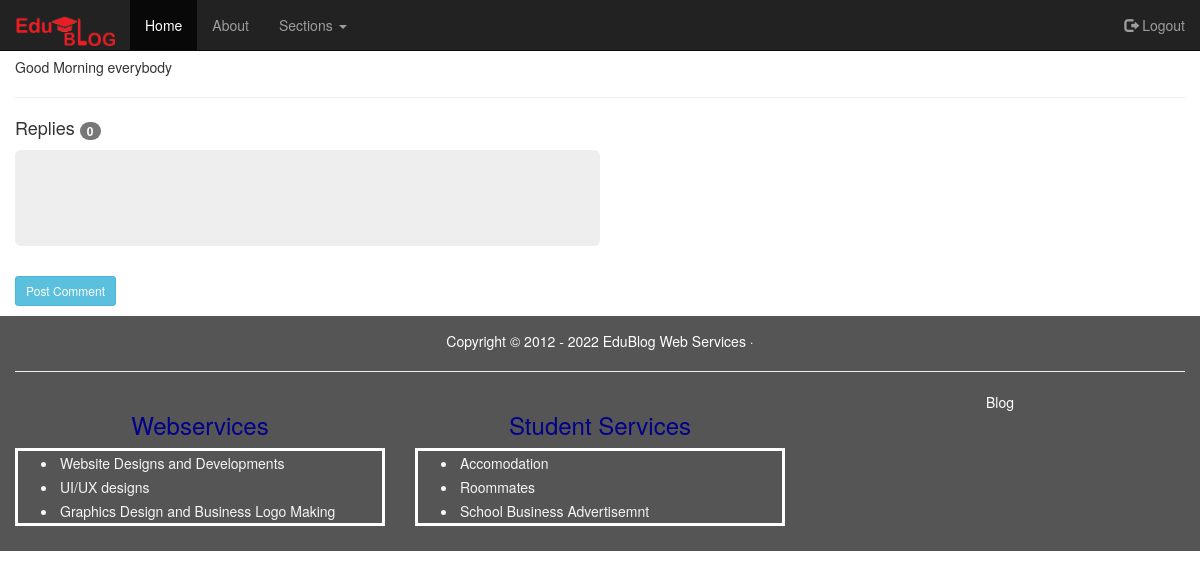
Page /comment_reply/2/ (signed in) on the earlier database version.
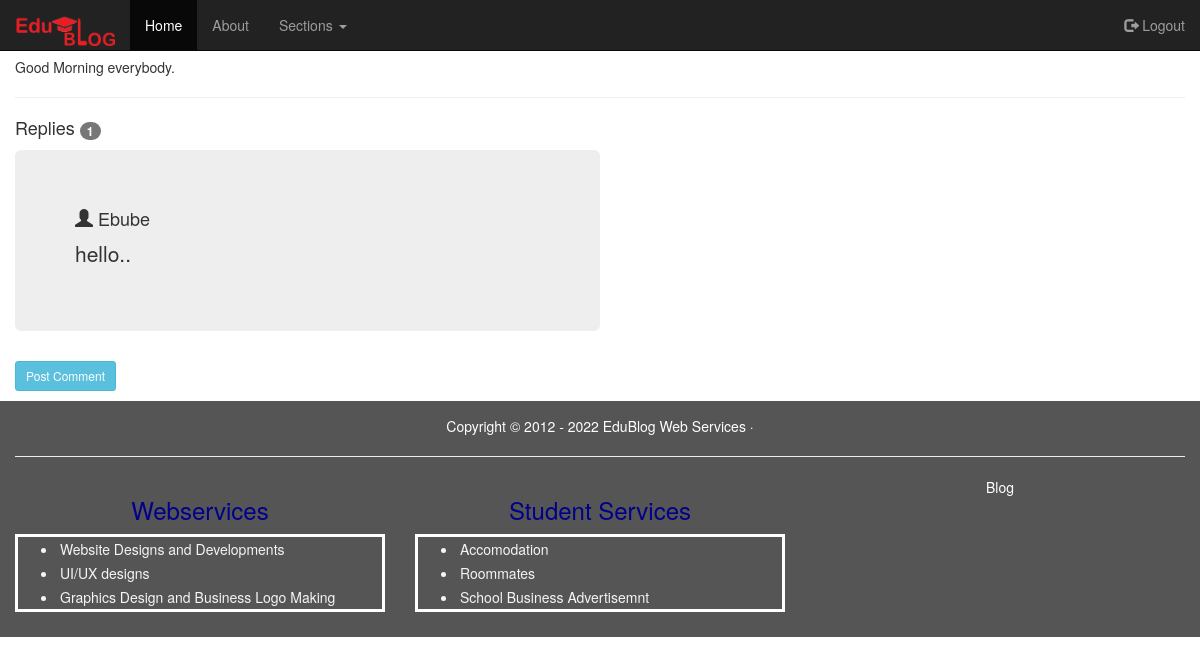
Same page on the later database version.
### blogs/models.py (models this page shows, shortened)
class Comment(models.Model):
	user=models.ForeignKey(User, on_delete=models.CASCADE)
	body=models.TextField()
	detil=models.ForeignKey(Article, on_delete=models.CASCADE, related_name='comments')

class CommentReply(models.Model):
	user=models.ForeignKey(User, on_delete=models.CASCADE)
	body=models.TextField()
	detil=models.ForeignKey(Comment, on_delete=models.CASCADE, related_name='reply')

### blogs/views.py (the view)
# urls.py: path('comment_reply/<str:pk>/', views.replycomment, name='comment_reply'),
@login_required(login_url='blogs:login')
def replycomment(request, pk):
	detil=get_object_or_404(Comment, pk=pk)
	commentreply=detil.reply.all()
	new_reply=None
	if request.method == 'POST':
		comment_reply=CommentReply.objects.create(
			user=request.user,
			detil=detil,
			body=request.POST.get('body')
			)
		return HttpResponseRedirect(reverse('blogs:comment_reply', args=[str(detil.pk)]))
	else:
		form=ReplyForm()
	replycount=commentreply.count()
	context={'detil':detil, 'commentreply':commentreply,'new_reply':new_reply, 'form':form, 'replycount':replycount}
	return render(request, 'blogs/comment_reply.html', context)

### blogs/templates/blogs/comment_reply.html (shortened to what this page needs)
{% extends 'base.html'%}
{% load static%}
{% load crispy_forms_tags%}
{%block content%}
<div class="container-fluid">
	<h3>{{detil.user}}</h3>
	<p>{{detil.body}}</p><hr>
	<h4>Replies <span class="badge">{{replycount}}</span></h4>
	<div class="jumbotron" style="width: 50%;">
		{% for reply in commentreply%}
				<h4><span class="glyphicon glyphicon-user"></span> {{reply.user}}</h4>
				<p>{{reply.body}}</p>
		{% endfor%}
	</div>
		<form method="post" style="width:50%; margin-bottom: 10px;">
			<button class="btn btn-info btn-sm" id="submitButton" type="submit">Post Comment</button>
		</form>
</div>
{% endblock%}

Differences in the rows shown:
changed Comment: body "Good Morning everybody" → "Good Morning everybody."
added CommentReply: user "Ebube", body "hello.."
Other differences:
{{ replycount }}: "0" → "1"
